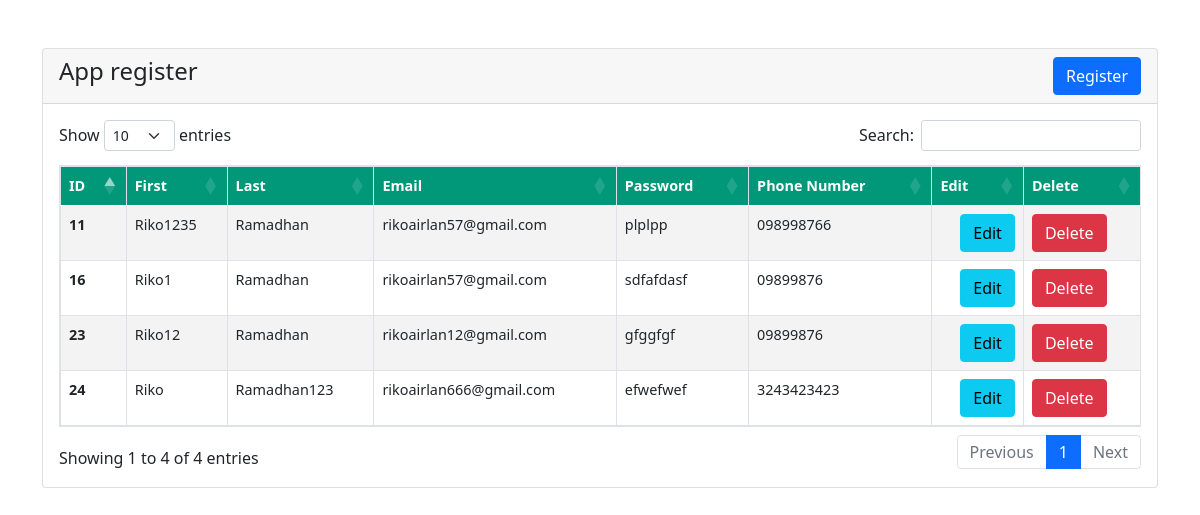
The page / on the database its author committed.
### tables this page shows
CREATE TABLE `register` (
  `id` int(11) NOT NULL,
  `fname` varchar(100) NOT NULL,
  `lname` varchar(100) NOT NULL,
  `email` varchar(100) NOT NULL,
  `password` varchar(100) NOT NULL,
  `phone` varchar(100) NOT NULL
);

### index.php (the view, shortened to what this page needs)
<?php include("includes/header.php") ?>
<?php include("dbconfig.php") ?>
    <div class="container">
        <div class="row">
            <div class="col-md-12 mt-5">
                <div class="card">
                    <div class="card-header">
                        <h4>
                            App register
                            <a href="register.php" class="btn btn-primary float-right">Register</a>
                        </h4>
                    </div>
                    <div class="card-body">
                      <?php
                        $register = "SELECT * FROM register";
                        $register_run = mysqli_query($conn, $register);
                        if(mysqli_num_rows($register_run) > 0){
                          ?>
                        <table id="datatableid" class="table table-bordered content-table">
                           <thead>
                             <tr>
                               <th scope="col" align="center">ID</th>
                               <th scope="col" align="center">First</th>
                               <th scope="col" align="center">Last</th>
                               <th scope="col" align="center">Email</th>
                               <th scope="col" align="center">Password</th>
                               <th scope="col" align="center">Phone Number</th>
                               <th scope="col" align="center">Edit</th>
                               <th scope="col" align="center">Delete</th>
                             </tr>
                           </thead>
                           <tbody>
                            <?php
                              while($reg_row = mysqli_fetch_assoc($register_run))
                              {
                             ?>
                             <tr>
                               <th><?php echo $reg_row['id']; ?></th>
                               <td><?php echo $reg_row['fname']; ?></td>
                               <td><?php echo $reg_row['lname']; ?></td>
                               <td><?php echo $reg_row['email']; ?></td>
                               <td><?php echo $reg_row['password']; ?></td>
                               <td><?php echo $reg_row['phone']; ?></td>
                               <td>
                               <a href="register-edit.php?id=<?php echo $reg_row['id']; ?>" class="btn btn-info float-right">Edit</a>
                               </td>
                               <td>
                                 <form action="code.php" method="POST">
                                    <button type="submit" name="register-delete-btn" class="btn btn-danger">Delete</button>
                                 </form>
                               </td>
                             </tr>
                             <?php } ?>
                           </tbody>
                        </table>
                        <?php
                        }else{
                          echo "No Record Found";
                        }
                      ?>
                    </div>
                </div>
            </div>
        </div>
    </div>
<?php include("includes/footer.php") ?>

### includes/header.php (shortened to what this page needs)
<!doctype html>
<html lang="en">
  <head>
    <link rel="stylesheet" href="css/style.css">
    <link rel="stylesheet" href="https://stackpath.bootstrapcdn.com/bootstrap/4.1.3/css/bootstrap.min.css">
    <link rel="stylesheet" href="https://stackpath.bootstrapcdn.com/font-awesome/4.7.0/css/font-awesome.min.css">
    <link rel="stylesheet" href="https://maxcdn.bootstrapcdn.com/bootstrap/4.0.0/css/bootstrap.min.css">
    <link href="https://cdn.jsdelivr.net/npm/bootstrap@5.1.0/dist/css/bootstrap.min.css" rel="stylesheet">
    <link rel="stylesheet" href="https://cdn.datatables.net/1.11.0/css/dataTables.bootstrap5.min.css">
  </head>
  <body>

### includes/footer.php (shortened to what this page needs)
  </body>
</html>

### css/style.css (style rules this page uses)
.content-table { border-collapse: collapse; margin: 25px 0; font-size: 0.9em; min-width: 400px; }
.content-table thead tr { background-color: #009879; color: #ffffff; text-align: left; font-weight: bold; }
.content-table th, .content-table td { padding: 12px 15px; }
.content-table tbody tr { border-bottom: 1px solid #dddddd; }
.content-table tbody tr:nth-last-of-type(even) { background-color: #f3f3f3; }
.content-table tbody tr:last-of-type { border-bottom: 2px solid #009879; }

### rows shown on the page
register: id "11", fname "Riko1235", lname "Ramadhan", email "rikoairlan57@gmail.com", password "plplpp", phone "098998766"
register: id "16", fname "Riko1", lname "Ramadhan", email "rikoairlan57@gmail.com", password "sdfafdasf", phone "09899876"
register: id "23", fname "Riko12", lname "Ramadhan", email "rikoairlan12@gmail.com", password "gfggfgf", phone "09899876"
register: id "24", fname "Riko", lname "Ramadhan123", email "rikoairlan666@gmail.com", password "efwefwef", phone "3243423423"
